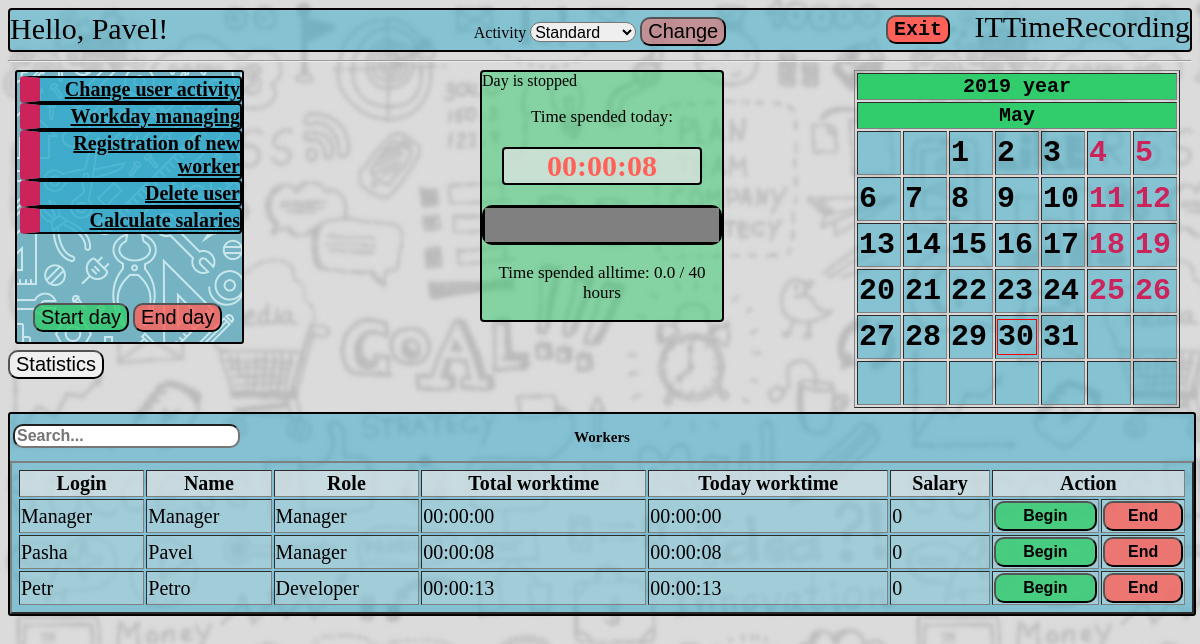
Screenshot of /manager/ManageWorkday (signed in) with the database file from the repository.
### rec/models.py (models this page shows, shortened)
class User(db.Model):
    __tablename__ = 'USER'
    login = db.Column('LOGIN', db.String(20), primary_key=True)
    password = db.Column('PASSWORD', db.String(20), nullable=False)
    salary = db.Column('SALARY', db.INTEGER)
    worktime = db.Column('WORKTIME', db.INTEGER)
    username = db.Column('USERNAME', db.String(50), nullable=False)
    role = db.Column('ROLE_NAME', db.String(15), nullable=False )

### rec/tools/Manager/views.py (the view)
@mod.route('/ManageWorkday', methods=['GET', 'POST'])
def ManageWorkday():
    everyone = User.query.all()
    workdays = Workday.query.filter_by(date=date.toordinal())
    workdict = {}
    for workday in workdays:
        workdict[workday.user] = workday
    return render_template("tools/Manager/ManageWorkday.html",
                           user=g.user,
                           menu=menu,
                           date=date,
                           cal=cal,
                           norms=session['normative'],
                           curtime=Workday.query.filter_by(id=session["workday_id"]).first().time + session['time'],
                           workers = everyone,
                           workdays=workdict)

### rec/templates/tools/Manager/ManageWorkday.html (shortened to what this page needs)
{% include "homepage.html" %}
<div class = "usertable">
<p>Workers</p>
<input type = 'text' id = 'search-text' onkeyup='tableSearch()' placeholder="Search...">
<table border="2px" id = 'info-table'>
<tr>
    <th>Login</th>
    <th>Name</th>
    <th>Role</th>
    <th>Total worktime</th>
    <th>Today worktime</th>
    <th>Salary</th>
    <th colspan="2">Action</th>
</tr>
{% for worker in workers %}
<tr>
    <td>{{ worker.login }}</td>
    <td>{{ worker.username }}</td>
    <td>{{ worker.role }}</td>
{% if worker.login in workdays %}
        {% set workertime = workdays[worker.login].time %}
        {% set ended = workdays[worker.login].ended %}
    <td {% if ended == 0 %}class = 'timer'{% endif %}>{{ '%02d'|format((worker.worktime/3600)|int) }}:{{ '%02d'|format((worker.worktime%3600)/60|int) }}:{{ '%02d'|format((worker.worktime%60)|int) }}</td>
    <td {% if ended == 0 %}class = 'timer'{% endif %}>{{'%02d'|format((workertime/3600)|int) }}:{{ '%02d'|format((workertime%3600)/60|int) }}:{{ '%02d'|format((workertime%60)|int)}}</td>
    {% else %}
        <td>00:00:00</td>
        <td>00:00:00</td>
    {% endif %}
    <td>{{ worker.salary | round(2)}}</td>
        <form method="post">
            <td><input type="submit" class="startday" value="Begin" formaction={{ url_for("Manager.begin_day") }}></td>
            <td><input type="submit" class="endday" value="End" formaction={{ url_for("Manager.end_day") }}></td>
        </form>
</tr>
{% endfor %}
</table>
</div>

### rec/templates/homepage.html (shortened to what this page needs)
<!DOCTYPE html>
{% extends "base.html" %}
{% block body %}
    {% set ended = workdays[user.login].ended %}
    <body link="black">
    <div class="hello">Hello, {{ user.username }}!</div>
    <div class="back"></div>
    <div class="menu">
    <ul>
    {% set role = user.role %}
    {% for item in menu %}
        <li>
            {% set url = role+"."+item[1] %}
            <a href = {{ url_for(url) }}>{{ item[0] }}</a>
        </li>
    {% endfor %}
    </ul>
    </div>
    <div class="progress_bar">
        {% if ended == 1 %}<img src="">Day is stopped{% endif %}
        <p> Time spended today: </p>
        {% if ended == 0 %}
            <p class="timer">{{ '%02d'|format((curtime/3600)|int) }}:{{ '%02d'|format((curtime%3600)/60|int) }}:{{ '%02d'|format((curtime%60)|int) }} </p>
        {% else %}
            <p class="stoppedtimer">{{ '%02d'|format((curtime/3600)|int) }}:{{ '%02d'|format((curtime%3600)/60|int) }}:{{ '%02d'|format((curtime%60)|int) }} </p>
        {% endif %}
        <progress max = {{ norms }} value = {{ (user.worktime/3660 + curtime/3660)|round(2) }}></progress>
        <p> Time spended alltime: {{ (user.worktime/3600 + curtime/3660)|round(1)}} / {{ norms | round }} hours</p>
    </div>
    <div class = 'dayman'>
        <form method="post">
        <table>
            <tr>
                <td>
                   <input class="startday" type="submit" value="Start day" formaction={{ url_for("rec.begin_day") }}>
                </td>
                <td>
                    {% if ended %}
                        <input class="endday" type="submit" value="End day" formaction={{ url_for("rec.home") }}>
                    {%else%}
                        <input class="endday" type="submit" value="End day" formaction={{ url_for("rec.end_day") }}>
                    {%endif%}
                </td>
            </tr>
        </table>
        </form>
    </div>
    {% include "calendar.html" %}
    <div class="activity">
        <form method="post">
            <label for="activity"> Activity </label>
            {% set activity = 'Standard' %}
                {% if user.login in workdays %}
                    {% set activity = workdays[user.login].activity %}
                {% endif %}
                <select name="activity" id="activity">
                    <option value="Standard" {% if activity == 'Standard' %} selected="selected" {% endif %}>Standard</option>
                </select>
            <input type="submit" name="activity" value="Change" formaction='{{ url_for('rec.activity') }}'>
        </form>
    </div>
    <form method="post">
    <input class="stats" type="submit" name="stats" value="Statistics" formaction='{{ url_for('rec.Stats') }}'>
    </form>
    <form method="post">
    <input class="exit" type="submit" name="exit" value="Exit" formaction='{{ url_for('rec.exit') }}'>
    </form>
</body>
{% endblock %}

### rec/templates/calendar.html (shortened to what this page needs)
<link rel="stylesheet" href="/static/css/main.css" />
<div class = "calendar">
<form method="post">
{% set months_names = {
        1: 'January', 2: 'February', 3: 'March', 4: 'April',
        5: 'May', 6: 'June', 7: 'July', 8: 'August',
        9: 'September', 10: 'October', 11: 'November', 12: 'December'
    } %}
    <table border="1">
        <tr>
            <th colspan="7">{{ date.year }} year</th>
        </tr>
        <tr>
            <th colspan="7">{{ months_names[date.month] }} </th>
        </tr>
        {% for week in cal %}
            <tr>
                {% for day in week %}
                    <td>
                    {% if  day.date == date.day %}
                        <div class="today">
                    {% endif %}
                    {% if day.form == "Vacancy" %}
                        <div class="vacancy">
                            <div class="date">{{ day.date }}</div>
                        </div>
                    {% endif %}
                    {% if day.form == "Work" %}
                        <div class="workday">
                            <div class="date">{{ day.date }}</div>
                        </div>
                    {% endif %}
                    {% if  day.date == date.day %}
                        </div>
                    {% endif %}
                    </td>
                {% endfor %}
            </tr>
        {% endfor %}
    </table>
</form>
</div>

### rec/static/css/main.css (style rules this page uses)
body { background-color: #57FFC6; #background: url("ERZHAN.gif"); background: url("work.jpg"); background-size: 900px 900px; font-family: Georgia, 'Times New Roman', Times, serif; }
.stats { position:absolute; top: 350px; }
.dayman { position:absolute; top: 300px; left: 30px; z-index: 1; }
.startday { background-color: rgba(49, 204, 107, 0.8); }
.endday { background-color: rgba(255, 97, 89, 0.8); }
.usertable { width: 100%; background-color: rgba(49, 171, 204, 0.51); margin-top: 310px; border-radius: 3px; border: black solid 2px; overflow-x: auto; display: block; position: relative; top: 40px; }
.usertable table { width: 100%; font-size: 20px; padding: 5px; }
input { border-radius: 10px; }
.usertable th { background-color: rgba(229,229,229,0.7); font-size: 20px; }
.usertable td { background-color: rgba(229,229,229,0.3); font-size: 20px; }
.usertable input[type="submit"] { font-weight: bolder; width: 100%; height: 30px; font-size: 16px; }
.usertable input[type="text"] { font-weight: bolder; position: absolute; top: 10px; left: 3px; font-size: 16px; }
.usertable p { text-align: center; font-size: 15px; font-weight: bolder; }
.back { background: url("tools.jpg"); position: absolute; top: 70px; left: 15px; width: 225px; height: 270px; border-radius: 3px; border: black solid 2px; }
.activity { text-align: center; padding: 2px; position:absolute; top: 15px; right: 35%; left: 35%; }
.activity input { background-color: rgba(255, 97, 89, 0.5); border-radius: 10px; }
.activity select { margin: 0px; padding: 0px; height: 20px; font-size: 16px; border-radius: 10px; }
.autorization td, input { font-size: 20px; }
.progress_bar { width: 20%; position:absolute; top: 70px; left: 40%; right: 40%; background-color: rgba(49, 204, 107, 0.5); border: black solid 2px; border-radius: 4px; }
.progress_bar .stoppedtimer { background-color: rgba(229,229,229,0.7); color: rgba(255, 97, 89, 1); font-weight: bolder; font-size: 30px; border: black solid 2px; border-radius: 4px; margin: 20px; }
.progress_bar progress { color: #31ABCC; width: 100%; height: 40px; border: black solid 3px; border-radius: 10px; }
.progress_bar p { color: black; text-align: center; font-size: 17px; }
.menu { position: absolute; top:60px; left: 10px; }
.menu ul { list-style-type: none; padding-left: 10px; color: black; }
.menu li { font-size: 20px; width: 200px; background-color: rgba(49, 171, 204, 0.8); text-align: right; border: black solid 2px; border-radius: 4px; border-left: #CC235A solid 20px; font-weight: bolder; }
.calendar { position: absolute; top: 70px; right: 20px; }
.calendar .vacancy { color: #CC235A; }
.calendar td { background-color: rgba(49, 171, 204, 0.5); font-size: 30px; width: 40px; height: 40px; font-family: monospace; font-weight: bold; }
.calendar th { background-color: #31CC6B; font-size: 20px; font-family: monospace; font-weight: bold; }
.calendar .today { border: solid 1px red; }
.exit { background-color: #ff6159; font-size: 20px; font-family: monospace; font-weight: bold; text-align: center; position: absolute; top: 15px; right: 250px; }
.hello { position: absolute; top: 12px; left: 10px; font-size: 30px; }

### rows the page displays
User: username "Pavel", (user.worktime/3600+curtime/3660)|round(1) "0.0", date "1", date "2", date "3", date "4", date "5", date "6", date "7", date "8", date "9", date "10", date "11", date "12", date "13", date "14", date "15", date "16", date "17", date "18", date "19", date "20", date "21", date "22", date "23", date "24", date "25", date "26", date "27", date "28", date "29", date "30", date "31", login "Pasha", role "Manager", (worker.worktime/3600)|int "00", (worker.worktime%3600)/60|int "00", (worker.worktime%60)|int "08", value "00", value "08", salary "0"
User: login "Manager", username "Manager", role "Manager", shows "00:00:00", salary "0"
User: login "Petr", username "Petro", role "Developer", (worker.worktime/3600)|int "00", (worker.worktime%3600)/60|int "00", (worker.worktime%60)|int "13", value "00", (workertime%60)|int "13", salary "0"

### other values shown
{{ item[0] }} "Change user activity" "Workday managing" "Registration of new worker" "Delete user" "Calculate salaries"
{{ '%02d'|format((curtime/3600)|int) }} "00"
{{ '%02d'|format((curtime%3600)/60|int) }} "00"
{{ '%02d'|format((curtime%60)|int) }} "08"
{{ norms | round }} "40"
{{ date.year }} "2019"
{{ months_names[date.month] }} "May"
